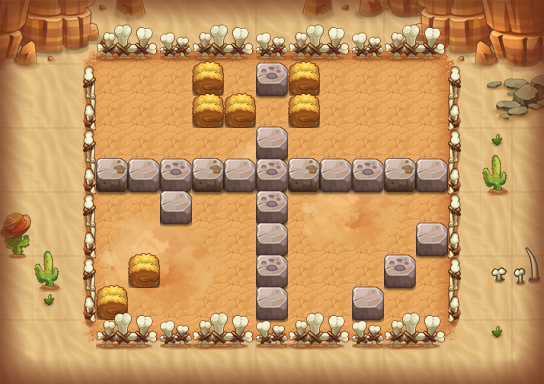

A level layout from a 2D game, rendered from its tile map. Below: a short description, then the map file with tile-grid data replaced by summaries:
An orthogonal 17x12 tile map with 32x32 px tiles, 17 tile layers (PASS, 块层 2, 块层 16, 块层 4, ...) and 11 objects (8x TRAP, 2x ysg2, PLAYER).

<map version="1.0" orientation="orthogonal" width="17" height="12" tilewidth="32" tileheight="32">
 <properties>
  <property name="DESTRY1" value="255" />
  <property name="DESTRY2" value="314" />
  <property name="DESTRY3" value="144" />
  <property name="DESTRY4" value="173" />
  <property name="DESTRY_COUNT" value="4" />
  <property name="EXP" value="275" />
  <property name="ITEM" value="D006" />
  <property name="MONEY" value="413" />
 </properties>
 <tileset firstgid="1" name="hmpy" tilewidth="32" tileheight="32">
  <image source="hmpy.png" width="500" height="1024" />
 </tileset>
 <layer name="PASS" width="17" height="12">
  <data>[204 cells, 146 non-empty, 10 distinct tile ids]</data>
 </layer>
 <layer name="块层 2" width="17" height="12">
  <data>[204 cells, 130 non-empty, 25 distinct tile ids]</data>
 </layer>
 <layer name="块层 16" width="17" height="12">
  <data>[204 cells, 35 non-empty, 35 distinct tile ids]</data>
 </layer>
 <layer name="块层 4" width="17" height="12">
  <data>[204 cells, 37 non-empty, 11 distinct tile ids]</data>
 </layer>
 <layer name="块层 15" width="17" height="12">
  <data>[204 cells, 27 non-empty, 15 distinct tile ids]</data>
 </layer>
 <layer name="块层 3" width="17" height="12">
  <data>[204 cells, 57 non-empty, 13 distinct tile ids]</data>
 </layer>
 <layer name="块层 5" width="17" height="12">
  <data>[204 cells, 40 non-empty, 14 distinct tile ids]</data>
 </layer>
 <layer name="块层 17" width="17" height="12">
  <data>[204 cells, 100 non-empty, 24 distinct tile ids]</data>
 </layer>
 <layer name="SHELTER 9" width="17" height="12">
  <data>[204 cells, 11 non-empty, 3 distinct tile ids]</data>
 </layer>
 <layer name="SHELTER 8" width="17" height="12">
  <data>[204 cells, 3 non-empty, 2 distinct tile ids]</data>
 </layer>
 <layer name="SHELTER 7" width="17" height="12">
  <data>[204 cells, 3 non-empty, 2 distinct tile ids]</data>
 </layer>
 <layer name="SHELTER 6" width="17" height="12">
  <data>[204 cells, 2 non-empty, 2 distinct tile ids]</data>
 </layer>
 <layer name="SHELTER 5" width="17" height="12">
  <data>[204 cells, 2 non-empty, 2 distinct tile ids]</data>
 </layer>
 <layer name="SHELTER 4" width="17" height="12">
  <data>[204 cells, 11 non-empty, 3 distinct tile ids]</data>
 </layer>
 <layer name="SHELTER 3" width="17" height="12">
  <data>[204 cells, 1 non-empty, 1 distinct tile ids]</data>
 </layer>
 <layer name="SHELTER 2" width="17" height="12">
  <data>[204 cells, 3 non-empty, 1 distinct tile ids]</data>
 </layer>
 <layer name="SHELTER 1" width="17" height="12">
  <data>[204 cells, 3 non-empty, 2 distinct tile ids]</data>
 </layer>
 <objectgroup name="对象层 1" width="17" height="12">
  <object name="PLAYER" type="PLAYER" x="96" y="64" width="32" height="32" />
  <object name="block1" type="TRAP" x="256" y="96" width="32" height="32">
   <properties>
    <property name="trap_ani" value="blok2.actor" />
    <property name="trap_blok" value="true" />
    <property name="trap_id" value="0" />
   </properties>
  </object>
  <object name="ysg2" x="160" y="256" width="32" height="32">
   <properties>
    <property name="quality" value="ysg2.quality" />
   </properties>
  </object>
  <object name="zi_dan_up1" type="TRAP" x="352" y="128" width="32" height="32">
   <properties>
    <property name="trap_ani" value="fire_cat_up.actor" />
    <property name="trap_delay" value="2" />
    <property name="trap_id" value="0" />
    <property name="trap_script" value="trap(&quot;zi_dan_up1&quot;):setAtkPower(target(&quot;PLAYER&quot;):getHP()*0.1);trap(&quot;zi_dan_up1&quot;):turnUp(); trap(&quot;zi_dan_up1&quot;):getAI():getActions():addObject( AIUseSkill:create(   SkillLua:create(&quot;skill_0001&quot;)  )  );" />
    <property name="trap_start_mode" value="2" />
    <property name="trap_state" value="open" />
   </properties>
  </object>
  <object name="zi_dan_up2" type="TRAP" x="320" y="288" width="32" height="32">
   <properties>
    <property name="trap_ani" value="fire_cat_up.actor" />
    <property name="trap_delay" value="2" />
    <property name="trap_id" value="0" />
    <property name="trap_script" value="trap(&quot;zi_dan_up2&quot;):setAtkPower(target(&quot;PLAYER&quot;):getHP()*0.1);trap(&quot;zi_dan_up2&quot;):turnUp(); trap(&quot;zi_dan_up2&quot;):getAI():getActions():addObject( AIUseSkill:create(   SkillLua:create(&quot;skill_0001&quot;)  )  );" />
    <property name="trap_start_mode" value="2" />
    <property name="trap_state" value="open" />
   </properties>
  </object>
  <object name="mp1" type="TRAP" x="416" y="128" width="32" height="32">
   <properties>
    <property name="trap_ani" value="mp.actor" />
    <property name="trap_floor" value="true" />
    <property name="trap_id" value="0" />
    <property name="trap_script" value="trap_moveto(&quot;PLAYER&quot;, &quot;mp1&quot;,target(&quot;mp2&quot;):getX(),target(&quot;mp2&quot;):getY() );" />
    <property name="trap_sound_id" value="1" />
    <property name="trap_start_mode" value="0" />
    <property name="trap_state" value="open" />
   </properties>
  </object>
  <object name="mp2" type="TRAP" x="96" y="192" width="32" height="32">
   <properties>
    <property name="trap_ani" value="mp.actor" />
    <property name="trap_floor" value="true" />
    <property name="trap_id" value="0" />
    <property name="trap_script" value="trap_moveto(&quot;PLAYER&quot;, &quot;mp2&quot;,target(&quot;mp1&quot;):getX(),target(&quot;mp1&quot;):getY() );" />
    <property name="trap_sound_id" value="1" />
    <property name="trap_start_mode" value="0" />
    <property name="trap_state" value="open" />
   </properties>
  </object>
  <object name="block_control1" type="TRAP" x="224" y="64" width="32" height="32">
   <properties>
    <property name="trap_ani" value="switch.actor" />
    <property name="trap_floor" value="true" />
    <property name="trap_id" value="0" />
    <property name="trap_script" value="trap(&quot;block_control1&quot;):setOpened(false);trap(&quot;block1&quot;):setOpened(false)" />
    <property name="trap_sound_id" value="2" />
    <property name="trap_start_mode" value="0" />
    <property name="trap_state" value="open" />
   </properties>
  </object>
  <object name="mp3" type="TRAP" x="224" y="288" width="32" height="32">
   <properties>
    <property name="trap_ani" value="mp.actor" />
    <property name="trap_floor" value="true" />
    <property name="trap_id" value="0" />
    <property name="trap_script" value="trap_moveto(&quot;PLAYER&quot;, &quot;mp3&quot;,target(&quot;mp4&quot;):getX(),target(&quot;mp4&quot;):getY() );" />
    <property name="trap_sound_id" value="1" />
    <property name="trap_start_mode" value="0" />
    <property name="trap_state" value="open" />
   </properties>
  </object>
  <object name="mp4" type="TRAP" x="288" y="192" width="32" height="32">
   <properties>
    <property name="trap_ani" value="mp.actor" />
    <property name="trap_floor" value="true" />
    <property name="trap_id" value="0" />
    <property name="trap_script" value="trap_moveto(&quot;PLAYER&quot;, &quot;mp4&quot;,target(&quot;mp3&quot;):getX(),target(&quot;mp3&quot;):getY() );" />
    <property name="trap_sound_id" value="1" />
    <property name="trap_start_mode" value="0" />
    <property name="trap_state" value="open" />
   </properties>
  </object>
  <object name="ysg2" x="384" y="224" width="32" height="32">
   <properties>
    <property name="quality" value="ysg2.quality" />
   </properties>
  </object>
 </objectgroup>
</map>
